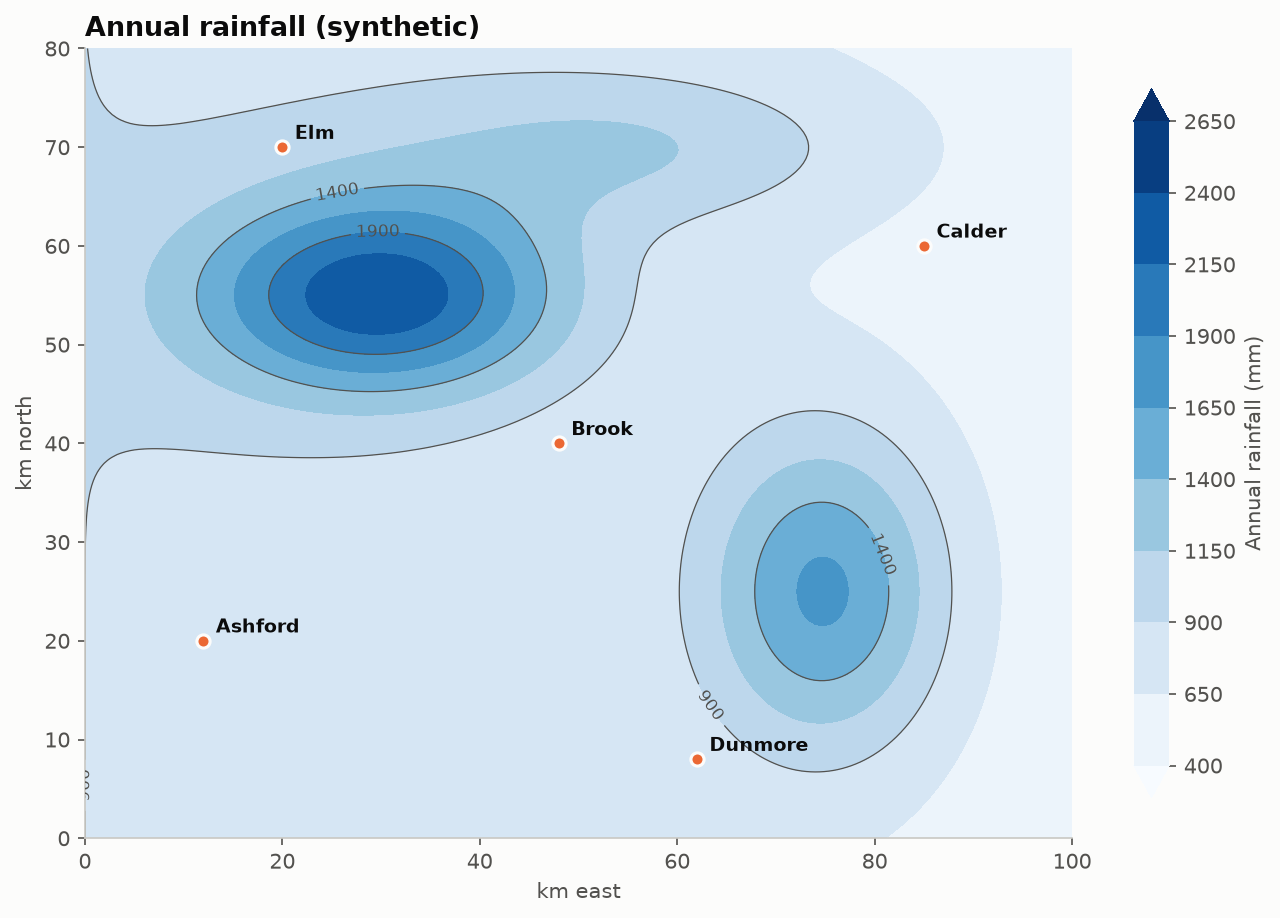

Write the Python code that produced this figure.
"""
Contour / Isarithmic Map  -  family: Spatial

DESIGN PURPOSE
Draws lines (isolines) or filled bands joining points of equal value over a
continuous surface. The shape of the field (peaks, valleys, gradients) becomes
readable, as on topographic and weather maps.

WHEN TO USE
  - Show a continuous phenomenon that varies smoothly over space (elevation,
    rainfall, temperature, pollution)
  - Show interpolated measurements from sensors or stations
  - Show any 2-D function z = f(x, y), including model response surfaces

AVOID WHEN
  - The data is attached to discrete regions (use a choropleth)
  - There are too few sample points to justify interpolation

ALTERNATIVES
  - Heatmap / raster
  - 3-D surface (rarely better)
  - Hexbin map

EXAMPLE
Synthetic annual rainfall (mm) over a 100 × 80 km region with two mountain
ranges and five towns.

Run:  python contour_map.py
"""
import sys
from pathlib import Path

import numpy as np
import pandas as pd
import matplotlib.pyplot as plt

# Library style: categorical colors in fixed order, recessive axes, hairline grid.
PALETTE = ["#2a78d6", "#eb6834", "#1baf7a", "#eda100",
           "#e87ba4", "#008300", "#6250d6", "#e34948"]
SEQ_CMAP = "Blues"      # sequential: one hue, light -> dark
DIV_CMAP = "RdBu_r"     # diverging: two opposite hues, neutral midpoint
GRAY = "#b8b7b1"        # de-emphasised marks
plt.rcParams.update({
    "figure.figsize": (8, 4.8), "figure.dpi": 110, "figure.facecolor": "#fcfcfb",
    "axes.facecolor": "#fcfcfb", "axes.edgecolor": "#c9c8c3", "axes.linewidth": 0.8,
    "axes.spines.top": False, "axes.spines.right": False,
    "axes.grid": True, "grid.color": "#e6e5e1", "grid.linewidth": 0.6, "axes.axisbelow": True,
    "axes.prop_cycle": plt.cycler(color=PALETTE),
    "axes.titlesize": 13, "axes.titleweight": "bold", "axes.titlelocation": "left",
    "axes.labelcolor": "#52514e", "xtick.color": "#52514e", "ytick.color": "#52514e",
    "text.color": "#0b0b0b", "font.size": 10, "lines.linewidth": 2,
    "legend.frameon": False,
})

# --- Example data ------------------------------------------------------------
rng = np.random.default_rng(4)
x = np.linspace(0, 100, 220); y = np.linspace(0, 80, 180)
X, Y = np.meshgrid(x, y)
def bump(cx, cy, sx, sy, h):
    return h * np.exp(-(((X - cx) / sx) ** 2 + ((Y - cy) / sy) ** 2))
Z = (900 + bump(30, 55, 18, 10, 1600) + bump(75, 25, 12, 16, 1100)
     + bump(55, 70, 25, 8, 500) - 4 * X)
towns = pd.DataFrame({"town": ["Ashford", "Brook", "Calder", "Dunmore", "Elm"],
                      "x": [12, 48, 85, 62, 20], "y": [20, 40, 60, 8, 70]})
towns

# --- Plot --------------------------------------------------------------------
fig, ax = plt.subplots(figsize=(9, 6.2))
levels = np.arange(400, 2700, 250)
cf = ax.contourf(X, Y, Z, levels=levels, cmap=SEQ_CMAP, extend="both")
cs = ax.contour(X, Y, Z, levels=levels[::2], colors="#52514e", linewidths=0.6)
ax.clabel(cs, fmt="%d", fontsize=8)
ax.scatter(towns.x, towns.y, s=40, color=PALETTE[1], edgecolor="#fcfcfb", linewidth=1.5, zorder=3)
for _, t in towns.iterrows():
    ax.annotate(t.town, (t.x, t.y), xytext=(6, 4), textcoords="offset points", fontsize=9,
                fontweight="bold", color="#0b0b0b")
cb = fig.colorbar(cf, ax=ax, shrink=0.85); cb.set_label("Annual rainfall (mm)")
cb.outline.set_visible(False)
ax.set_xlabel("km east"); ax.set_ylabel("km north"); ax.set_aspect("equal")
ax.grid(False)
ax.set_title("Annual rainfall (synthetic)")
fig.tight_layout()

# --- Save / show -------------------------------------------------------------
out = Path(__file__).with_name(Path(__file__).stem + ".png")
fig.savefig(out, dpi=150, bbox_inches="tight")
print(f"saved {out}")
if "--no-show" not in sys.argv:
    plt.show()
